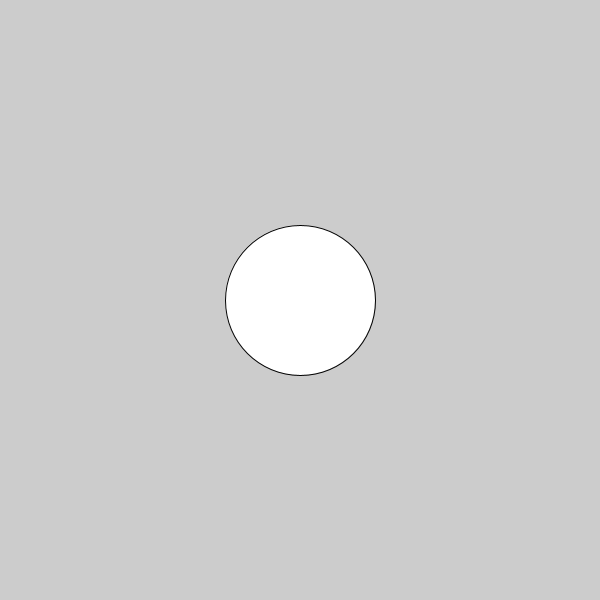
Frame 1 (no input)
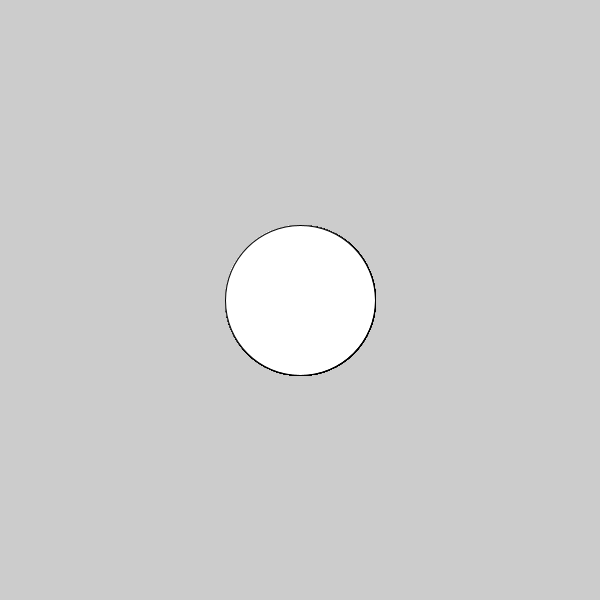
Frame 60 (the mouse pressed at the canvas centre just before this capture)
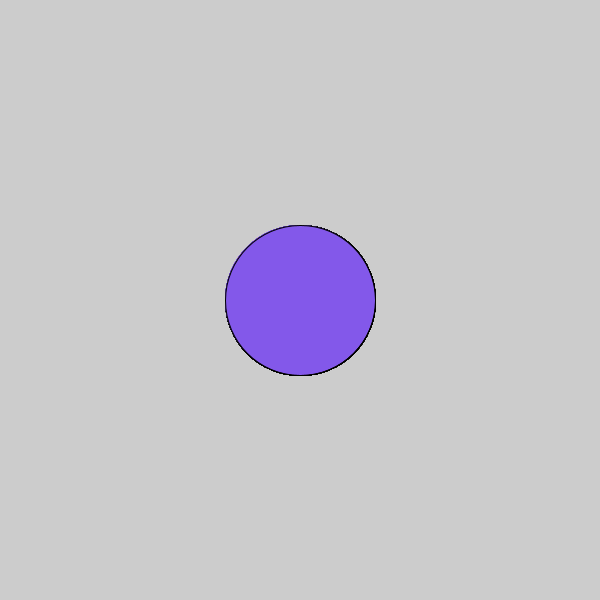
Frame 120 (the mouse held since frame 60 and released just before this capture)

The Processing sketch that drew these frames (run headless with seeded random() and noise(); from frame 60 on, the mouse is pressed at the canvas centre):

// Processing sketch: c_LogicalDot
// ── c_LogicalDot.pde

void setup() {
  
// 1. Set the size of the sketch. Make it 600 pixels square. 
  size(600,600);

}

void draw() {
  
// 2. Draw an ellipse
// Run the program to make sure it works before moving on.



// 3. Change the color of the ellipse when the mouse is pressed.
//    Use the following code, but put your colors where indicated
//    Remember to use the   fill()  command to set colors.

if (mousePressed) {

 
   //  put one color here 

} 
 

 else {

   // put a different color here

}  
  if (mousePressed) {
  fill(#8358EA);
 }
  ellipse(300,300, 150,150);
 
 
}
